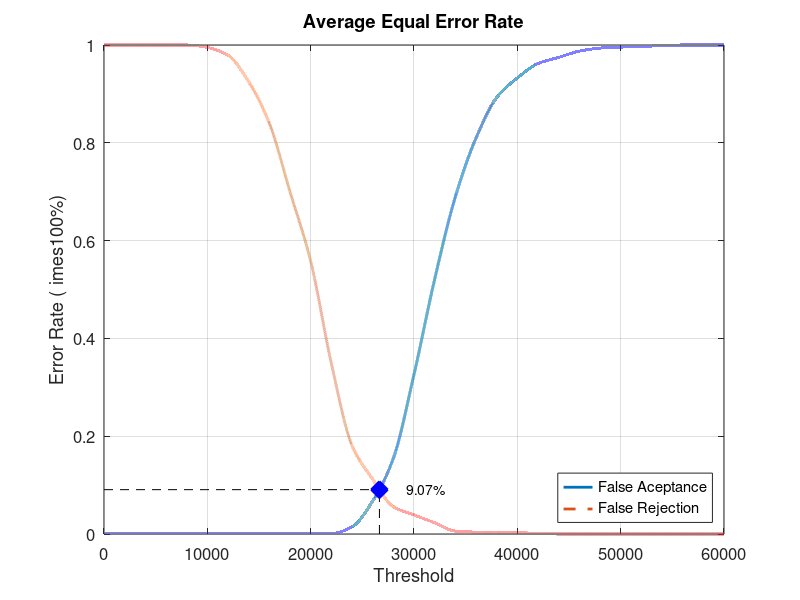
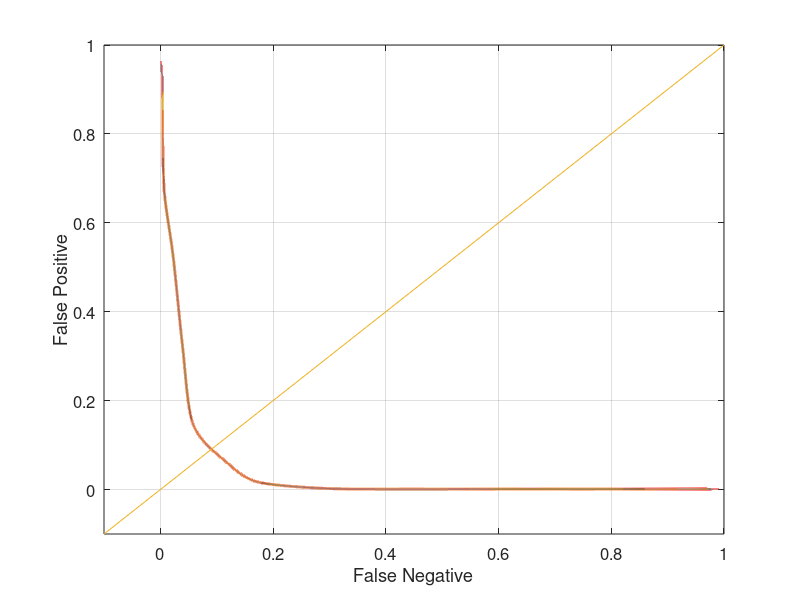

MATLAB code to generate these figures, in order:
close all;
clear;
clc;
x = 0:2000:60000;
xq = 0:0.5:60000;

y0 = [0 0.00105263 0.00105263 0.00105263 0.00105263 0.00105263 0.00105263 0.00105263 0.00105263 0.00105263 0.00105263 0.00105263 0.0147368 0.0673684 0.154737 0.326316 0.521053 0.689474 0.809474 0.892632 0.932632 0.962105 0.974737 0.987368 0.993684 0.99579 0.996842 0.998947 1 1 1]
yy0 = interp1(x, y0, xq, 'pchip');
y1 = [1 1 1 1 1 0.995 0.979 0.925 0.84 0.7 0.558 0.349 0.181 0.112 0.056 0.039 0.023 0.006 0.004 0.004 0.003 0.001 0 0 0 0 0 0 0 0 0]
yy1 = interp1(x, y1, xq, 'pchip');

% Calculating EER: 
y2 = abs(y0 - y1);
find(y2 == min(y2))
yy2 = abs(yy0 - yy1);
xEER = find(yy2 == min(yy2));
xEERIndex = xq(xEER) % X-axis EER
yEER = yy0(xEER) % Y-axis EER

main = figure
plot(xq, yy0,'-','LineWidth', 2);	hold on
plot(xq, yy1,'--','LineWidth', 2);	hold on
plot([xEERIndex xEERIndex], [0 yEER], 'k--');	hold on
plot([0 xEERIndex], [yEER yEER], 'k--');	hold on
plot(xEERIndex, yEER, 'bx', 'LineWidth', 10);	hold on
text(xEERIndex + 10 * xEERIndex / 100, yEER, [num2str(round((10000 * yEER)) / 100) '%'])
legend('False Aceptance', 'False Rejection', 'Location', 'SouthEast')
xlabel('Threshold')
ylabel('Error Rate (	imes100%)')
title('Average Equal Error Rate')
set(gca, 'FontSize', 12)
axis([0 60000 0 1])
grid on

print(main, 'Database4AverageMain', '-dpng');
FNRxFPR = figure('Color', [1 1 1]);
plot(yy1, yy0, '-', yy1, yy0, 'LineWidth', 2);
hold on
y = -0.1:0.1:1
plot(y, y); 
set(gca, 'FontSize', 12)
xlabel('False Negative')
ylabel('False Positive')
axis([-0.1 1 -0.1 1])
set(gca, 'FontSize', 12)
grid on

print(FNRxFPR, 'Database4AverageFNRxFPR','-dpng');
